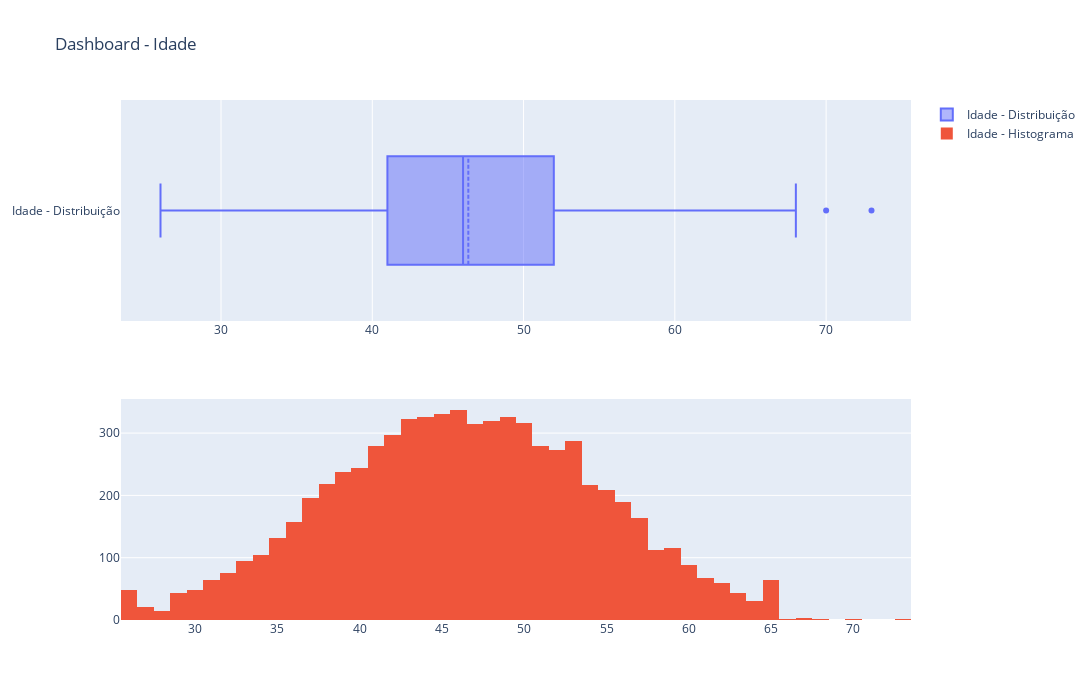

Write notebook code for a chart like this one.
### Markdown cell above
Plotando-se os gráficos boxplot e histograma da coluna de idades dos clientes,

### Code cell
box_hist_charts(df = base_dados['Customer_Age'], col = 'Idade')

### Figure 1 — Plotly figure (JSON) as saved in the notebook; plotly's stock layout.template omitted (floating-point values rounded to 4 significant figures; data arrays with more than 128 entries replaced by an {"elided": "..."} marker saying what was removed)
{"data": [{"boxmean": true, "name": "Idade - Distribuição", "type": "box", "x": {"elided": "7081 int values"}, "xaxis": "x", "yaxis": "y"}, {"name": "Idade - Histograma", "type": "histogram", "x": {"elided": "7081 int values"}, "xaxis": "x2", "yaxis": "y2"}], "layout": {"height": 700, "title": {"text": "Dashboard - Idade"}, "width": 1200, "xaxis": {"anchor": "y", "domain": [0, 1]}, "xaxis2": {"anchor": "y2", "domain": [0, 1]}, "yaxis": {"anchor": "x", "domain": [0.575, 1]}, "yaxis2": {"anchor": "x2", "domain": [0, 0.425]}}}
